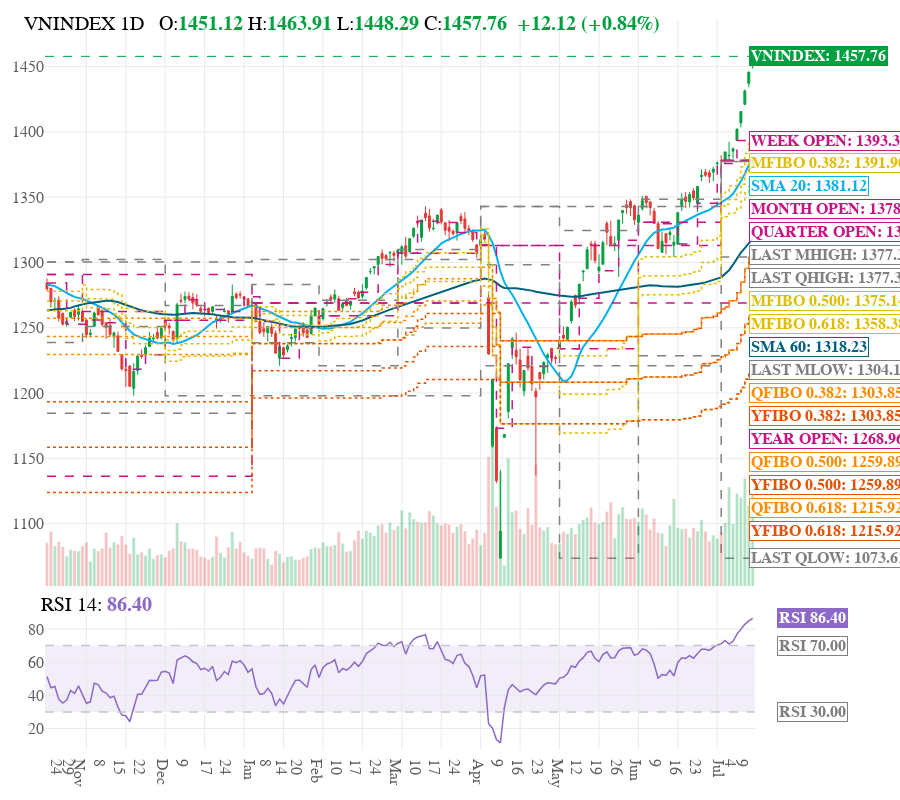

Write notebook code for a chart like this one.
### Code cell
chart_config = create_chart_config(
	title_font_size=20,
	axis_font_size=16,
	tag_font_size=16,
	price_tag_font_size=16,
    min_spacing_ratio = 0.045,
	margin=dict(l=20, r=100, t=20, b=20)
)

max_attempts = 3
for attempt in range(max_attempts):
    try:
        fig, fig_images = create_financial_chart(
            df, # DataFrame của bạn
            width=2400,
            height=1000,
            line_name_dict=line_name_dict, # Dictionary tên chỉ báo của bạn
            symbol_name="VNINDEX",
            time_frame="1D",
            line_columns=list(line_name_dict.keys()),
            chart_config=chart_config
        )
        upload_to_r2(fig_images, f'TA_VNINDEX.png')
        break
    except Exception as e:
        if attempt == max_attempts - 1:
            raise e

fig.show()

### Figure 1 — Plotly figure (JSON) as saved in the notebook; plotly's stock layout.template omitted (floating-point values rounded to 4 significant figures; data arrays with more than 128 entries replaced by an {"elided": "..."} marker saying what was removed)
{"data": [{"line": {"color": "#00B1EC", "dash": "solid", "width": 2}, "mode": "lines", "name": "SMA_20", "type": "scatter", "x": {"elided": "180 str values"}, "xaxis": "x", "y": {"elided": "180 float values"}, "yaxis": "y"}, {"line": {"color": "#006080", "dash": "solid", "width": 2}, "mode": "lines", "name": "SMA_60", "type": "scatter", "x": {"elided": "180 str values"}, "xaxis": "x", "y": {"elided": "180 float values"}, "yaxis": "y"}, {"line": {"color": "#C71585", "dash": "dash", "shape": "hv", "width": 1.5}, "mode": "lines", "name": "week_open", "type": "scatter", "x": {"elided": "180 str values"}, "xaxis": "x", "y": {"elided": "180 float values"}, "yaxis": "y"}, {"line": {"color": "#C71585", "dash": "dash", "shape": "hv", "width": 1.5}, "mode": "lines", "name": "month_open", "type": "scatter", "x": {"elided": "180 str values"}, "xaxis": "x", "y": {"elided": "180 float values"}, "yaxis": "y"}, {"line": {"color": "#C71585", "dash": "dash", "shape": "hv", "width": 1.5}, "mode": "lines", "name": "quarter_open", "type": "scatter", "x": {"elided": "180 str values"}, "xaxis": "x", "y": {"elided": "180 float values"}, "yaxis": "y"}, {"line": {"color": "#C71585", "dash": "dash", "shape": "hv", "width": 1.5}, "mode": "lines", "name": "year_open", "type": "scatter", "x": {"elided": "180 str values"}, "xaxis": "x", "y": {"elided": "180 float values"}, "yaxis": "y"}, {"line": {"color": "#808080", "dash": "dash", "shape": "hv", "width": 1.5}, "mode": "lines", "name": "month_prev_high", "type": "scatter", "x": {"elided": "180 str values"}, "xaxis": "x", "y": {"elided": "180 float values"}, "yaxis": "y"}, {"line": {"color": "#808080", "dash": "dash", "shape": "hv", "width": 1.5}, "mode": "lines", "name": "month_prev_low", "type": "scatter", "x": {"elided": "180 str values"}, "xaxis": "x", "y": {"elided": "180 float values"}, "yaxis": "y"}, {"line": {"color": "#808080", "dash": "dash", "shape": "hv", "width": 1.5}, "mode": "lines", "name": "quarter_prev_high", "type": "scatter", "x": {"elided": "180 str values"}, "xaxis": "x", "y": {"elided": "180 float values"}, "yaxis": "y"}, {"line": {"color": "#808080", "dash": "dash", "shape": "hv", "width": 1.5}, "mode": "lines", "name": "quarter_prev_low", "type": "scatter", "x": {"elided": "180 str values"}, "xaxis": "x", "y": {"elided": "180 float values"}, "yaxis": "y"}, {"line": {"color": "#DFBD01", "dash": "dot", "shape": "hv", "width": 1.5}, "mode": "lines", "name": "MFIBO_0382", "type": "scatter", "x": {"elided": "180 str values"}, "xaxis": "x", "y": {"elided": "180 float values"}, "yaxis": "y"}, {"line": {"color": "#DFBD01", "dash": "dot", "shape": "hv", "width": 1.5}, "mode": "lines", "name": "MFIBO_0500", "type": "scatter", "x": {"elided": "180 str values"}, "xaxis": "x", "y": {"elided": "180 float values"}, "yaxis": "y"}, {"line": {"color": "#DFBD01", "dash": "dot", "shape": "hv", "width": 1.5}, "mode": "lines", "name": "MFIBO_0618", "type": "scatter", "x": {"elided": "180 str values"}, "xaxis": "x", "y": {"elided": "180 float values"}, "yaxis": "y"}, {"line": {"color": "#FB8C00", "dash": "dot", "shape": "hv", "width": 1.5}, "mode": "lines", "name": "QFIBO_0382", "type": "scatter", "x": {"elided": "180 str values"}, "xaxis": "x", "y": {"elided": "180 float values"}, "yaxis": "y"}, {"line": {"color": "#FB8C00", "dash": "dot", "shape": "hv", "width": 1.5}, "mode": "lines", "name": "QFIBO_0500", "type": "scatter", "x": {"elided": "180 str values"}, "xaxis": "x", "y": {"elided": "180 float values"}, "yaxis": "y"}, {"line": {"color": "#FB8C00", "dash": "dot", "shape": "hv", "width": 1.5}, "mode": "lines", "name": "QFIBO_0618", "type": "scatter", "x": {"elided": "180 str values"}, "xaxis": "x", "y": {"elided": "180 float values"}, "yaxis": "y"}, {"line": {"color": "#E65100", "dash": "dot", "shape": "hv", "width": 1.5}, "mode": "lines", "name": "YFIBO_0382", "type": "scatter", "x": {"elided": "180 str values"}, "xaxis": "x", "y": {"elided": "180 float values"}, "yaxis": "y"}, {"line": {"color": "#E65100", "dash": "dot", "shape": "hv", "width": 1.5}, "mode": "lines", "name": "YFIBO_0500", "type": "scatter", "x": {"elided": "180 str values"}, "xaxis": "x", "y": {"elided": "180 float values"}, "yaxis": "y"}, {"line": {"color": "#E65100", "dash": "dot", "shape": "hv", "width": 1.5}, "mode": "lines", "name": "YFIBO_0618", "type": "scatter", "x": {"elided": "180 str values"}, "xaxis": "x", "y": {"elided": "180 float values"}, "yaxis": "y"}, {"marker": {"color": {"elided": "180 str values"}, "opacity": 0.3}, "name": "Volume", "type": "bar", "x": {"elided": "180 str values"}, "xaxis": "x", "y": {"elided": "180 float values"}, "yaxis": "y2"}, {"close": {"elided": "180 float values"}, "decreasing": {"fillcolor": "#E53935", "line": {"color": "#E53935"}}, "high": {"elided": "180 float values"}, "increasing": {"fillcolor": "#00A040", "line": {"color": "#00A040"}}, "line": {"width": 1}, "low": {"elided": "180 float values"}, "name": "Giá", "open": {"elided": "180 float values"}, "type": "candlestick", "x": {"elided": "180 str values"}, "xaxis": "x", "yaxis": "y"}, {"line": {"color": "#8c68c8", "width": 1.5}, "mode": "lines", "name": "RSI", "type": "scatter", "x": {"elided": "180 str values"}, "xaxis": "x2", "y": {"elided": "180 float values"}, "yaxis": "y3"}], "layout": {"annotations": [{"font": {"color": "black", "family": "Calibri", "size": 20}, "showarrow": false, "text": "RSI 14: <b style='color:#8c68c8;'>86.40</b>", "x": 0.01, "xanchor": "left", "xref": "x2 domain", "xshift": -13, "y": 0.98, "yanchor": "top", "yref": "y3 domain", "yshift": 18}, {"bgcolor": "rgba(255, 255, 255, 0.85)", "bordercolor": "#7f7f7f", "borderwidth": 1, "font": {"color": "#7f7f7f", "family": "Calibri", "size": 16}, "showarrow": false, "text": "<b>RSI 70.00</b>", "x": 1, "xanchor": "left", "xref": "x2 domain", "xshift": 22, "y": 70, "yanchor": "middle", "yref": "y3"}, {"bgcolor": "rgba(255, 255, 255, 0.85)", "bordercolor": "#7f7f7f", "borderwidth": 1, "font": {"color": "#7f7f7f", "family": "Calibri", "size": 16}, "showarrow": false, "text": "<b>RSI 30.00</b>", "x": 1, "xanchor": "left", "xref": "x2 domain", "xshift": 22, "y": 30, "yanchor": "middle", "yref": "y3"}, {"bgcolor": "#8c68c8", "bordercolor": "#8c68c8", "borderwidth": 1, "font": {"color": "white", "family": "Calibri", "size": 16}, "showarrow": false, "text": "<b>RSI 86.40</b>", "x": 1, "xanchor": "left", "xref": "x2 domain", "xshift": 22, "y": 86.4, "yanchor": "middle", "yref": "y3"}, {"arrowcolor": "rgba(128, 128, 128, 0.7)", "arrowhead": 2, "arrowsize": 1, "arrowwidth": 1, "ax": -20, "ay": 0, "bgcolor": "#00A040", "bordercolor": "#00A040", "borderwidth": 1, "font": {"color": "white", "family": "Calibri", "size": 16}, "showarrow": true, "text": "<b>VNINDEX: 1457.76</b>", "x": 1.02, "xanchor": "left", "xref": "x domain", "y": 1458.0, "yanchor": "middle", "yref": "y"}, {"arrowcolor": "rgba(128, 128, 128, 0.7)", "arrowhead": 2, "arrowsize": 1, "arrowwidth": 1, "ax": -20, "ay": 0, "bgcolor": "rgba(255, 255, 255, 0.85)", "bordercolor": "#C71585", "borderwidth": 1, "font": {"color": "#C71585", "family": "Calibri", "size": 16}, "showarrow": true, "text": "<b>WEEK OPEN: 1393.34</b>", "x": 1.02, "xanchor": "left", "xref": "x domain", "y": 1393.0, "yanchor": "middle", "yref": "y"}, {"arrowcolor": "rgba(128, 128, 128, 0.7)", "arrowhead": 2, "arrowsize": 1, "arrowwidth": 1, "ax": -20, "ay": 0, "bgcolor": "rgba(255, 255, 255, 0.85)", "bordercolor": "#DFBD01", "borderwidth": 1, "font": {"color": "#DFBD01", "family": "Calibri", "size": 16}, "showarrow": true, "text": "<b>MFIBO 0.382: 1391.90</b>", "x": 1.02, "xanchor": "left", "xref": "x domain", "y": 1376.0, "yanchor": "middle", "yref": "y"}, {"arrowcolor": "rgba(128, 128, 128, 0.7)", "arrowhead": 2, "arrowsize": 1, "arrowwidth": 1, "ax": -20, "ay": 0, "bgcolor": "rgba(255, 255, 255, 0.85)", "bordercolor": "#00B1EC", "borderwidth": 1, "font": {"color": "#00B1EC", "family": "Calibri", "size": 16}, "showarrow": true, "text": "<b>SMA 20: 1381.12</b>", "x": 1.02, "xanchor": "left", "xref": "x domain", "y": 1358.0, "yanchor": "middle", "yref": "y"}, {"arrowcolor": "rgba(128, 128, 128, 0.7)", "arrowhead": 2, "arrowsize": 1, "arrowwidth": 1, "ax": -20, "ay": 0, "bgcolor": "rgba(255, 255, 255, 0.85)", "bordercolor": "#C71585", "borderwidth": 1, "font": {"color": "#C71585", "family": "Calibri", "size": 16}, "showarrow": true, "text": "<b>MONTH OPEN: 1378.14</b>", "x": 1.02, "xanchor": "left", "xref": "x domain", "y": 1341.0, "yanchor": "middle", "yref": "y"}, {"arrowcolor": "rgba(128, 128, 128, 0.7)", "arrowhead": 2, "arrowsize": 1, "arrowwidth": 1, "ax": -20, "ay": 0, "bgcolor": "rgba(255, 255, 255, 0.85)", "bordercolor": "#C71585", "borderwidth": 1, "font": {"color": "#C71585", "family": "Calibri", "size": 16}, "showarrow": true, "text": "<b>QUARTER OPEN: 1378.14</b>", "x": 1.02, "xanchor": "left", "xref": "x domain", "y": 1323.0, "yanchor": "middle", "yref": "y"}, {"arrowcolor": "rgba(128, 128, 128, 0.7)", "arrowhead": 2, "arrowsize": 1, "arrowwidth": 1, "ax": -20, "ay": 0, "bgcolor": "rgba(255, 255, 255, 0.85)", "bordercolor": "#808080", "borderwidth": 1, "font": {"color": "#808080", "family": "Calibri", "size": 16}, "showarrow": true, "text": "<b>LAST MHIGH: 1377.30</b>", "x": 1.02, "xanchor": "left", "xref": "x domain", "y": 1306.0, "yanchor": "middle", "yref": "y"}, {"arrowcolor": "rgba(128, 128, 128, 0.7)", "arrowhead": 2, "arrowsize": 1, "arrowwidth": 1, "ax": -20, "ay": 0, "bgcolor": "rgba(255, 255, 255, 0.85)", "bordercolor": "#808080", "borderwidth": 1, "font": {"color": "#808080", "family": "Calibri", "size": 16}, "showarrow": true, "text": "<b>LAST QHIGH: 1377.30</b>", "x": 1.02, "xanchor": "left", "xref": "x domain", "y": 1288.0, "yanchor": "middle", "yref": "y"}, {"arrowcolor": "rgba(128, 128, 128, 0.7)", "arrowhead": 2, "arrowsize": 1, "arrowwidth": 1, "ax": -20, "ay": 0, "bgcolor": "rgba(255, 255, 255, 0.85)", "bordercolor": "#DFBD01", "borderwidth": 1, "font": {"color": "#DFBD01", "family": "Calibri", "size": 16}, "showarrow": true, "text": "<b>MFIBO 0.500: 1375.14</b>", "x": 1.02, "xanchor": "left", "xref": "x domain", "y": 1270.0, "yanchor": "middle", "yref": "y"}, {"arrowcolor": "rgba(128, 128, 128, 0.7)", "arrowhead": 2, "arrowsize": 1, "arrowwidth": 1, "ax": -20, "ay": 0, "bgcolor": "rgba(255, 255, 255, 0.85)", "bordercolor": "#DFBD01", "borderwidth": 1, "font": {"color": "#DFBD01", "family": "Calibri", "size": 16}, "showarrow": true, "text": "<b>MFIBO 0.618: 1358.38</b>", "x": 1.02, "xanchor": "left", "xref": "x domain", "y": 1253.0, "yanchor": "middle", "yref": "y"}, {"arrowcolor": "rgba(128, 128, 128, 0.7)", "arrowhead": 2, "arrowsize": 1, "arrowwidth": 1, "ax": -20, "ay": 0, "bgcolor": "rgba(255, 255, 255, 0.85)", "bordercolor": "#006080", "borderwidth": 1, "font": {"color": "#006080", "family": "Calibri", "size": 16}, "showarrow": true, "text": "<b>SMA 60: 1318.23</b>", "x": 1.02, "xanchor": "left", "xref": "x domain", "y": 1235.0, "yanchor": "middle", "yref": "y"}, {"arrowcolor": "rgba(128, 128, 128, 0.7)", "arrowhead": 2, "arrowsize": 1, "arrowwidth": 1, "ax": -20, "ay": 0, "bgcolor": "rgba(255, 255, 255, 0.85)", "bordercolor": "#808080", "borderwidth": 1, "font": {"color": "#808080", "family": "Calibri", "size": 16}, "showarrow": true, "text": "<b>LAST MLOW: 1304.12</b>", "x": 1.02, "xanchor": "left", "xref": "x domain", "y": 1218.0, "yanchor": "middle", "yref": "y"}, {"arrowcolor": "rgba(128, 128, 128, 0.7)", "arrowhead": 2, "arrowsize": 1, "arrowwidth": 1, "ax": -20, "ay": 0, "bgcolor": "rgba(255, 255, 255, 0.85)", "bordercolor": "#FB8C00", "borderwidth": 1, "font": {"color": "#FB8C00", "family": "Calibri", "size": 16}, "showarrow": true, "text": "<b>QFIBO 0.382: 1303.85</b>", "x": 1.02, "xanchor": "left", "xref": "x domain", "y": 1200.0, "yanchor": "middle", "yref": "y"}, {"arrowcolor": "rgba(128, 128, 128, 0.7)", "arrowhead": 2, "arrowsize": 1, "arrowwidth": 1, "ax": -20, "ay": 0, "bgcolor": "rgba(255, 255, 255, 0.85)", "bordercolor": "#E65100", "borderwidth": 1, "font": {"color": "#E65100", "family": "Calibri", "size": 16}, "showarrow": true, "text": "<b>YFIBO 0.382: 1303.85</b>", "x": 1.02, "xanchor": "left", "xref": "x domain", "y": 1183.0, "yanchor": "middle", "yref": "y"}, {"arrowcolor": "rgba(128, 128, 128, 0.7)", "arrowhead": 2, "arrowsize": 1, "arrowwidth": 1, "ax": -20, "ay": 0, "bgcolor": "rgba(255, 255, 255, 0.85)", "bordercolor": "#C71585", "borderwidth": 1, "font": {"color": "#C71585", "family": "Calibri", "size": 16}, "showarrow": true, "text": "<b>YEAR OPEN: 1268.96</b>", "x": 1.02, "xanchor": "left", "xref": "x domain", "y": 1165.0, "yanchor": "middle", "yref": "y"}, {"arrowcolor": "rgba(128, 128, 128, 0.7)", "arrowhead": 2, "arrowsize": 1, "arrowwidth": 1, "ax": -20, "ay": 0, "bgcolor": "rgba(255, 255, 255, 0.85)", "bordercolor": "#FB8C00", "borderwidth": 1, "font": {"color": "#FB8C00", "family": "Calibri", "size": 16}, "showarrow": true, "text": "<b>QFIBO 0.500: 1259.89</b>", "x": 1.02, "xanchor": "left", "xref": "x domain", "y": 1147.0, "yanchor": "middle", "yref": "y"}, {"arrowcolor": "rgba(128, 128, 128, 0.7)", "arrowhead": 2, "arrowsize": 1, "arrowwidth": 1, "ax": -20, "ay": 0, "bgcolor": "rgba(255, 255, 255, 0.85)", "bordercolor": "#E65100", "borderwidth": 1, "font": {"color": "#E65100", "family": "Calibri", "size": 16}, "showarrow": true, "text": "<b>YFIBO 0.500: 1259.89</b>", "x": 1.02, "xanchor": "left", "xref": "x domain", "y": 1130.0, "yanchor": "middle", "yref": "y"}, {"arrowcolor": "rgba(128, 128, 128, 0.7)", "arrowhead": 2, "arrowsize": 1, "arrowwidth": 1, "ax": -20, "ay": 0, "bgcolor": "rgba(255, 255, 255, 0.85)", "bordercolor": "#FB8C00", "borderwidth": 1, "font": {"color": "#FB8C00", "family": "Calibri", "size": 16}, "showarrow": true, "text": "<b>QFIBO 0.618: 1215.92</b>", "x": 1.02, "xanchor": "left", "xref": "x domain", "y": 1112.0, "yanchor": "middle", "yref": "y"}, {"arrowcolor": "rgba(128, 128, 128, 0.7)", "arrowhead": 2, "arrowsize": 1, "arrowwidth": 1, "ax": -20, "ay": 0, "bgcolor": "rgba(255, 255, 255, 0.85)", "bordercolor": "#E65100", "borderwidth": 1, "font": {"color": "#E65100", "family": "Calibri", "size": 16}, "showarrow": true, "text": "<b>YFIBO 0.618: 1215.92</b>", "x": 1.02, "xanchor": "left", "xref": "x domain", "y": 1095.0, "yanchor": "middle", "yref": "y"}, {"arrowcolor": "rgba(128, 128, 128, 0.7)", "arrowhead": 2, "arrowsize": 1, "arrowwidth": 1, "ax": -20, "ay": 0, "bgcolor": "rgba(255, 255, 255, 0.85)", "bordercolor": "#808080", "borderwidth": 1, "font": {"color": "#808080", "family": "Calibri", "size": 16}, "showarrow": true, "text": "<b>LAST QLOW: 1073.61</b>", "x": 1.02, "xanchor": "left", "xref": "x domain", "y": 1074.0, "yanchor": "middle", "yref": "y"}], "font": {"family": "Calibri"}, "height": 800, "hovermode": "x unified", "margin": {"b": 20, "l": 20, "r": 100, "t": 20}, "paper_bgcolor": "white", "plot_bgcolor": "white", "shapes": [{"line": {"color": "#c3c5ca", "dash": "dash", "width": 1.5}, "type": "line", "x0": 0, "x1": 1, "xref": "x2 domain", "y0": 70, "y1": 70, "yref": "y3"}, {"line": {"color": "#c3c5ca", "dash": "dash", "width": 1.5}, "type": "line", "x0": 0, "x1": 1, "xref": "x2 domain", "y0": 30, "y1": 30, "yref": "y3"}, {"fillcolor": "#f2eef9", "layer": "below", "line": {"width": 0}, "opacity": 1, "type": "rect", "x0": 0, "x1": 1, "xref": "x2 domain", "y0": 30, "y1": 70, "yref": "y3"}, {"line": {"color": "#00A040", "dash": "dash", "width": 1}, "type": "line", "x0": 0, "x1": 1, "xref": "x domain", "y0": 1458.0, "y1": 1458.0, "yref": "y"}, {"layer": "below", "line": {"color": "rgba(230, 230, 230, 0.8)", "width": 1}, "type": "line", "x0": 10, "x1": 10, "xref": "x", "y0": 0, "y1": 1, "yref": "paper"}, {"layer": "below", "line": {"color": "rgba(230, 230, 230, 0.8)", "width": 1}, "type": "line", "x0": 20, "x1": 20, "xref": "x", "y0": 0, "y1": 1, "yref": "paper"}, {"layer": "below", "line": {"color": "rgba(230, 230, 230, 0.8)", "width": 1}, "type": "line", "x0": 30, "x1": 30, "xref": "x", "y0": 0, "y1": 1, "yref": "paper"}, {"layer": "below", "line": {"color": "rgba(230, 230, 230, 0.8)", "width": 1}, "type": "line", "x0": 40, "x1": 40, "xref": "x", "y0": 0, "y1": 1, "yref": "paper"}, {"layer": "below", "line": {"color": "rgba(230, 230, 230, 0.8)", "width": 1}, "type": "line", "x0": 50, "x1": 50, "xref": "x", "y0": 0, "y1": 1, "yref": "paper"}, {"layer": "below", "line": {"color": "rgba(230, 230, 230, 0.8)", "width": 1}, "type": "line", "x0": 60, "x1": 60, "xref": "x", "y0": 0, "y1": 1, "yref": "paper"}, {"layer": "below", "line": {"color": "rgba(230, 230, 230, 0.8)", "width": 1}, "type": "line", "x0": 70, "x1": 70, "xref": "x", "y0": 0, "y1": 1, "yref": "paper"}, {"layer": "below", "line": {"color": "rgba(230, 230, 230, 0.8)", "width": 1}, "type": "line", "x0": 80, "x1": 80, "xref": "x", "y0": 0, "y1": 1, "yref": "paper"}, {"layer": "below", "line": {"color": "rgba(230, 230, 230, 0.8)", "width": 1}, "type": "line", "x0": 90, "x1": 90, "xref": "x", "y0": 0, "y1": 1, "yref": "paper"}, {"layer": "below", "line": {"color": "rgba(230, 230, 230, 0.8)", "width": 1}, "type": "line", "x0": 100, "x1": 100, "xref": "x", "y0": 0, "y1": 1, "yref": "paper"}, {"layer": "below", "line": {"color": "rgba(230, 230, 230, 0.8)", "width": 1}, "type": "line", "x0": 110, "x1": 110, "xref": "x", "y0": 0, "y1": 1, "yref": "paper"}, {"layer": "below", "line": {"color": "rgba(230, 230, 230, 0.8)", "width": 1}, "type": "line", "x0": 120, "x1": 120, "xref": "x", "y0": 0, "y1": 1, "yref": "paper"}, {"layer": "below", "line": {"color": "rgba(230, 230, 230, 0.8)", "width": 1}, "type": "line", "x0": 130, "x1": 130, "xref": "x", "y0": 0, "y1": 1, "yref": "paper"}, {"layer": "below", "line": {"color": "rgba(230, 230, 230, 0.8)", "width": 1}, "type": "line", "x0": 140, "x1": 140, "xref": "x", "y0": 0, "y1": 1, "yref": "paper"}, {"layer": "below", "line": {"color": "rgba(230, 230, 230, 0.8)", "width": 1}, "type": "line", "x0": 150, "x1": 150, "xref": "x", "y0": 0, "y1": 1, "yref": "paper"}, {"layer": "below", "line": {"color": "rgba(230, 230, 230, 0.8)", "width": 1}, "type": "line", "x0": 160, "x1": 160, "xref": "x", "y0": 0, "y1": 1, "yref": "paper"}, {"layer": "below", "line": {"color": "rgba(230, 230, 230, 0.8)", "width": 1}, "type": "line", "x0": 170, "x1": 170, "xref": "x", "y0": 0, "y1": 1, "yref": "paper"}], "showlegend": false, "title": {"font": {"color": "black", "family": "Calibri", "size": 20}, "text": "VNINDEX 1D   <span style='color:black;'>O:</span><b style='color:#00A040;'>1451.12</b> <span style='color:black;'>H:</span><b style='color:#00A040;'>1463.91</b> <span style='color:black;'>L:</span><b style='color:#00A040;'>1448.29</b> <span style='color:black;'>C:</span><b style='color:#00A040;'>1457.76</b>  <span style='color:#00A040; font-weight:bold;'>+12.12 (+0.84%)</span>", "x": 0.027, "xanchor": "left", "y": 0.98, "yanchor": "top"}, "xaxis": {"anchor": "y", "domain": [0, 0.94], "matches": "x2", "rangeslider": {"visible": false}, "showgrid": false, "showticklabels": false, "tickfont": {"color": "#5E5E5E", "size": 16}, "tickmode": "array", "ticktext": {"elided": "180 str values"}, "tickvals": {"elided": "180 int values"}, "type": "category"}, "xaxis2": {"anchor": "y3", "domain": [0, 0.94], "showgrid": false, "tickfont": {"color": "#5E5E5E", "size": 16}, "tickmode": "array", "ticktext": {"elided": "180 str values"}, "tickvals": {"elided": "180 int values"}, "type": "category"}, "yaxis": {"anchor": "x", "domain": [0.224, 1], "gridcolor": "rgba(230, 230, 230, 0.8)", "showgrid": true, "tickfont": {"color": "#5E5E5E", "size": 16}}, "yaxis2": {"anchor": "x", "overlaying": "y", "range": [0, 7494535680], "showgrid": false, "showticklabels": false, "side": "right"}, "yaxis3": {"anchor": "x2", "autorange": true, "domain": [0, 0.194], "fixedrange": false, "gridcolor": "rgba(230, 230, 230, 0.8)", "showgrid": true, "tickfont": {"color": "#5E5E5E", "size": 16}}}}
